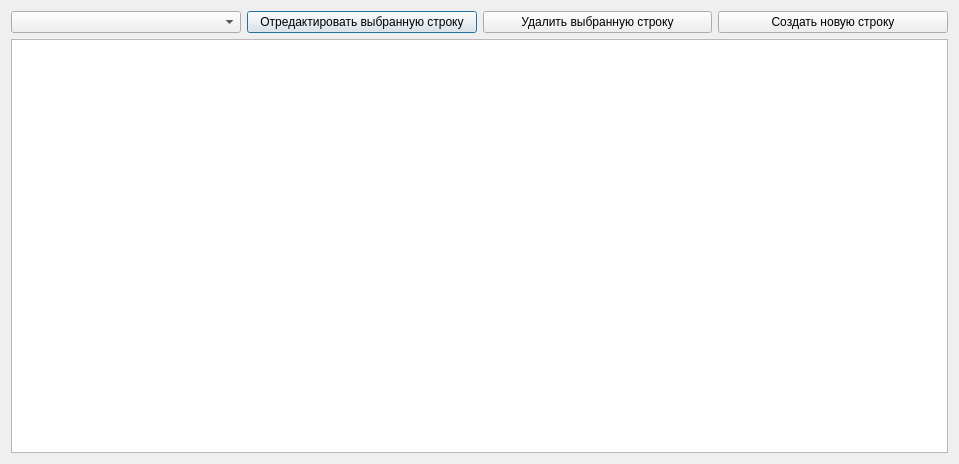
<?xml version="1.0" encoding="UTF-8"?>
<ui version="4.0">
 <class>Dialog</class>
 <widget class="QDialog" name="Dialog">
  <property name="geometry">
   <rect>
    <x>0</x>
    <y>0</y>
    <width>959</width>
    <height>464</height>
   </rect>
  </property>
  <property name="windowTitle">
   <string>Просмотр таблицы</string>
  </property>
  <layout class="QVBoxLayout" name="verticalLayout_2">
   <item>
    <layout class="QVBoxLayout" name="verticalLayout">
     <item>
      <layout class="QHBoxLayout" name="horizontalLayout">
       <item>
        <widget class="QComboBox" name="comboBox_row"/>
       </item>
       <item>
        <widget class="QPushButton" name="pushButton_edit_row">
         <property name="text">
          <string>Отредактировать выбранную строку</string>
         </property>
        </widget>
       </item>
       <item>
        <widget class="QPushButton" name="pushButton_delete_row">
         <property name="text">
          <string>Удалить выбранную строку</string>
         </property>
        </widget>
       </item>
       <item>
        <widget class="QPushButton" name="pushButton_create_new_row">
         <property name="text">
          <string>Создать новую строку</string>
         </property>
        </widget>
       </item>
      </layout>
     </item>
     <item>
      <widget class="QTableView" name="DialogViewerTable"/>
     </item>
    </layout>
   </item>
  </layout>
 </widget>
 <resources/>
 <connections/>
</ui>
